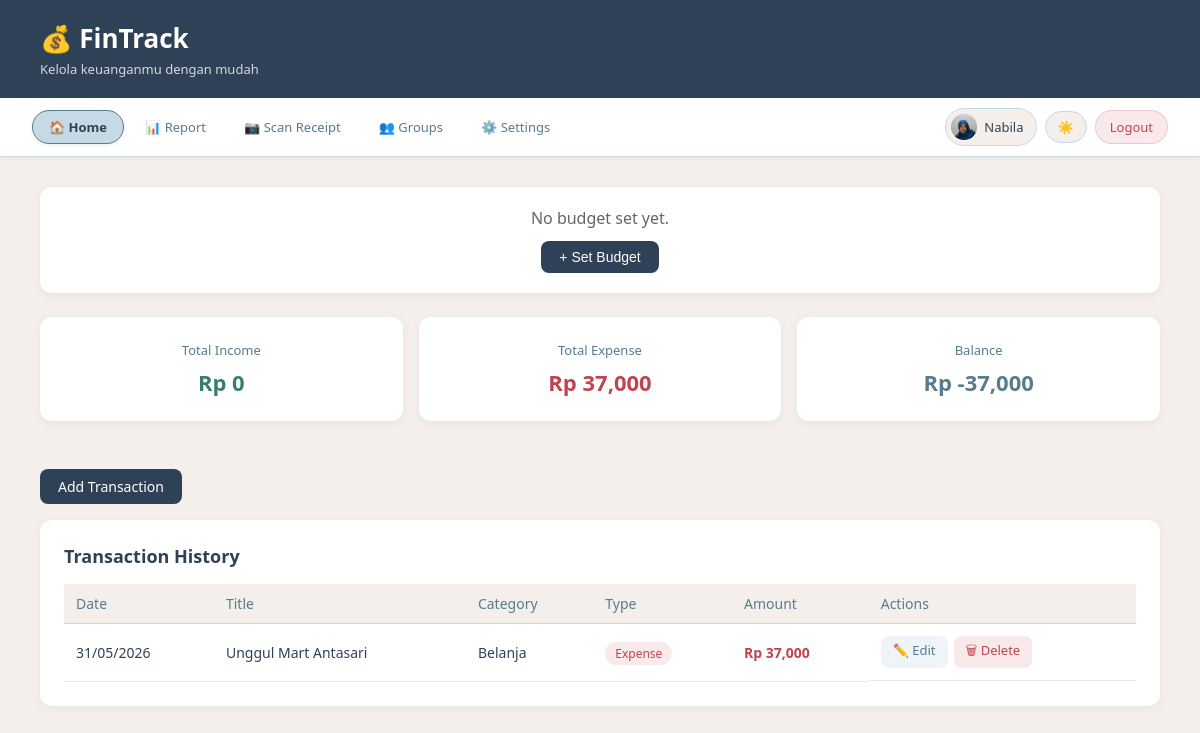
Before: /index (signed in) with the older database file.
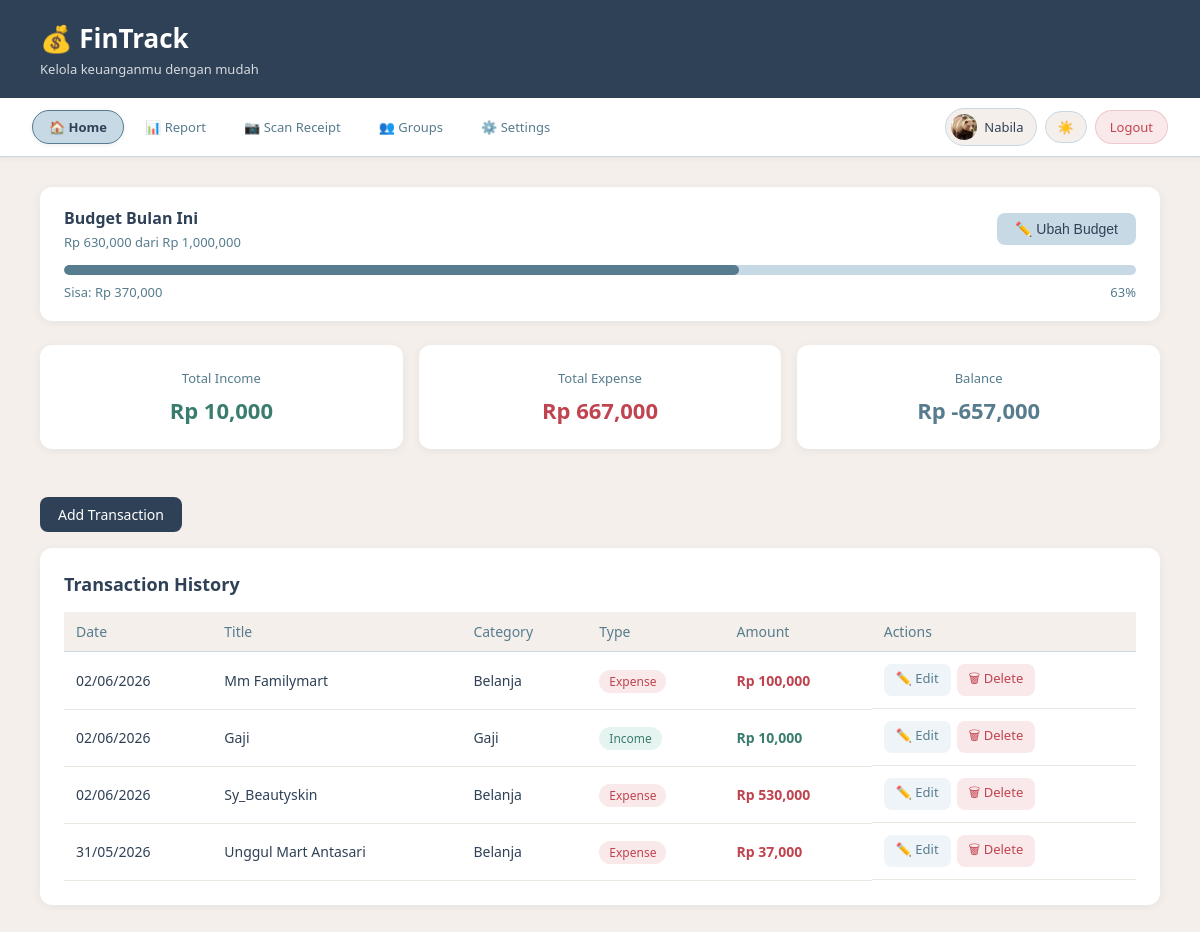
After: the same page with the newer database file.
### app.py (models this page shows)
class User(UserMixin, db.Model):
    id           = db.Column(db.Integer, primary_key=True)
    name         = db.Column(db.String(100), nullable=False)
    email        = db.Column(db.String(100), unique=True, nullable=False)
    password     = db.Column(db.String(200), nullable=False)
    photo        = db.Column(db.String(200), nullable=True)
    language     = db.Column(db.String(5),  default='id')
    theme        = db.Column(db.String(10), default='light')
    notif_popup  = db.Column(db.Boolean,    default=True)
    timezone     = db.Column(db.String(50), default='Asia/Jakarta')
    created_at   = db.Column(db.DateTime,   default=datetime.utcnow)
    transactions = db.relationship('Transaction', backref='user', lazy=True)

class Transaction(db.Model):
    id       = db.Column(db.Integer, primary_key=True)
    title    = db.Column(db.String(100), nullable=False)
    amount   = db.Column(db.Float,       nullable=False)
    category = db.Column(db.String(50),  nullable=False)
    type     = db.Column(db.String(10),  nullable=False)
    date     = db.Column(db.DateTime,    default=datetime.utcnow)
    note     = db.Column(db.String(200), nullable=True)
    user_id  = db.Column(db.Integer, db.ForeignKey('user.id'), nullable=False)

class Budget(db.Model):
    id         = db.Column(db.Integer, primary_key=True)
    user_id    = db.Column(db.Integer, db.ForeignKey('user.id'), nullable=False)
    amount     = db.Column(db.Float,      nullable=False)
    period     = db.Column(db.String(10), nullable=False)  # daily / weekly / monthly
    created_at = db.Column(db.DateTime,   default=datetime.utcnow)

### app.py (the view)
@app.route('/index')
@login_required
def index():
    transactions  = Transaction.query.filter_by(user_id=current_user.id)\
                               .order_by(Transaction.date.desc()).all()
    total_income  = sum(t.amount for t in transactions if t.type == 'income')
    total_expense = sum(t.amount for t in transactions if t.type == 'expense')
    balance       = total_income - total_expense
    budget_status = get_budget_status(current_user.id)
    budget        = Budget.query.filter_by(user_id=current_user.id).first()
    return render_template('index.html',
                           transactions=transactions,
                           total_income=total_income,
                           total_expense=total_expense,
                           balance=balance,
                           budget_status=budget_status,
                           budget=budget)

### app.py (called while the page is built)
@login_manager.user_loader
def load_user(user_id):
    return User.query.get(int(user_id))

@app.context_processor
def inject_translation():
    lang = current_user.language if current_user.is_authenticated else 'id'
    return dict(t=get_translation(lang))

### translations.py (called while the page is built)
def get_translation(lang='id'):
    return TRANSLATIONS.get(lang, TRANSLATIONS['id'])

### templates/index.html (shortened to what this page needs)
<!DOCTYPE html>
<html lang="id" id="html-root">
<head>
    <link rel="stylesheet" href="{{ url_for('static', filename='style.css') }}">
</head>
<body>
<header>
    <h1>💰 FinTrack</h1>
    <p>Kelola keuanganmu dengan mudah</p>
</header>
<nav class="navbar">
    <a href="/index" class="nav-link active">🏠 {{ t['nav_home'] }}</a>
    <a href="/report" class="nav-link">📊 {{ t['nav_report'] }}</a>
    <a href="/scan" class="nav-link">📷 {{ t['nav_scan'] }}</a>
    <a href="/groups" class="nav-link">👥 {{ t['nav_sharing'] }}</a>
    <a href="/settings" class="nav-link">⚙️ {{ t['nav_settings'] }}</a>
    <div class="nav-right">
        <div class="user-chip">
            <div class="user-avatar">
                {% if current_user.photo %}
                    <img src="{{ url_for('static', filename='uploads/' + current_user.photo) }}" alt="foto">
                {% else %}
                    👤
                {% endif %}
            </div>
            <span>{{ current_user.name }}</span>
        </div>
        <button class="theme-toggle" onclick="toggleTheme()">
            <span class="theme-icon">☀️</span>
        </button>
        <a href="/logout" class="btn-logout">{{ t['nav_logout'] }}</a>
    </div>
</nav>
<main>
{% if budget_status %}
<div class="card budget-card">
    <div class="budget-header">
        <div>
            <h3>Budget {{ budget_status.period_label }}</h3>
            <p class="budget-sub">
                Rp {{ "{:,.0f}".format(budget_status.total_expense) }}
                dari Rp {{ "{:,.0f}".format(budget_status.amount) }}
            </p>
        </div>
        <button class="btn btn-secondary" onclick="toggleBudgetForm()">
            ✏️ Ubah Budget
        </button>
    </div>
    <div class="progress-bar-bg">
        <div class="progress-bar-fill
            {% if budget_status.percentage >= 100 %}fill-danger
            {% elif budget_status.percentage >= 90 %}fill-warning
            {% else %}fill-safe{% endif %}"
            style="width: {{ budget_status.percentage }}%">
        </div>
    </div>
    <div class="budget-footer">
        <span class="{{ 'text-expense' if budget_status.remaining <= 0 else '' }}">
            {% if budget_status.remaining > 0 %}
                Sisa: Rp {{ "{:,.0f}".format(budget_status.remaining) }}
            {% else %}
                Melebihi budget: Rp {{ "{:,.0f}".format(budget_status.remaining * -1) }}
            {% endif %}
        </span>
        <span>{{ "{:.0f}".format(budget_status.percentage) }}%</span>
    </div>
</div>
{% endif %}
{% if not budget_status %}
<div class="card budget-card" style="text-align:center; padding:20px;">
    <p style="color:#666; margin-bottom:12px;">{{ t['no_budget_set'] }}</p>
    <button class="btn btn-primary" onclick="toggleBudgetForm()">+ {{ t['set_budget'] }}</button>
</div>
{% endif %}
    <div class="summary-grid">
        <div class="card summary-card income">
            <p class="label">{{ t['total_income'] }}</p>
            <p class="amount">Rp {{ "{:,.0f}".format(total_income) }}</p>
        </div>
        <div class="card summary-card expense">
            <p class="label">{{ t['total_expense'] }}</p>
            <p class="amount">Rp {{ "{:,.0f}".format(total_expense) }}</p>
        </div>
        <div class="card summary-card balance">
            <p class="label">{{ t['balance'] }}</p>
            <p class="amount">Rp {{ "{:,.0f}".format(balance) }}</p>
        </div>
    </div>
    <div class="action-bar">
        <a href="/add" class="btn btn-primary">{{ t['add_transaction'] }}</a>
    </div>
    <div class="card">
        <h2>{{ t['transaction_history'] }}</h2>
        {% if transactions %}
        <table>
            <thead>
                <tr>
                    <th>{{ t['date'] }}</th>
                    <th>{{ t['title'] }}</th>
                    <th>{{ t['category'] }}</th>
                    <th>{{ t['type'] }}</th>
                    <th>{{ t['amount'] }}</th>
                    <th>{{ t['actions'] }}</th>
                </tr>
            </thead>
            <tbody>
                {% for trx in transactions %}
<tr>
    <td>{{ trx.date.strftime('%d/%m/%Y') }}</td>
    <td>{{ trx.title }}</td>
    <td>{{ trx.category }}</td>
    <td>
        <span class="badge {{ 'badge-income' if trx.type == 'income' else 'badge-expense' }}">
            {{ t['income'] if trx.type == 'income' else t['expense'] }}
        </span>
    </td>
    <td class="{{ 'text-income' if trx.type == 'income' else 'text-expense' }}">
        Rp {{ "{:,.0f}".format(trx.amount) }}
    </td>
    <td style="display:flex; gap:6px;">
        <a href="/edit/{{ trx.id }}" class="btn btn-edit">✏️ {{ t['edit'] }}</a>
        <a href="/delete/{{ trx.id }}" class="btn btn-danger"
           onclick="return confirm('Yakin mau hapus?')">🗑 {{ t['delete'] }}</a>
    </td>
</tr>
{% endfor %}
            </tbody>
        </table>
        {% else %}
            <p class="empty-msg">{{ t['no_transaction'] }}</p>
        {% endif %}
    </div>
</main>
</body>
</html>

Changed rows visible on the page:
changed User "Nabila": photo: a different picture
added Budget: amount "1,000,000"
added Transaction: date "02/06/2026", title "Mm Familymart", category "Belanja", type "Expense", amount "100,000", edit "Edit", delete "Delete"
added Transaction: date "02/06/2026", title "Gaji", category "Gaji", type "Income", amount "10,000", edit "Edit", delete "Delete"
added Transaction: date "02/06/2026", title "Sy_Beautyskin", category "Belanja", type "Expense", amount "530,000", edit "Edit", delete "Delete"
Other visible differences:
{{ budget_status.period_label }}: (not shown) → "Bulan Ini"
{{ "{:,.0f}".format(budget_status.total_expense) }}: (not shown) → "630,000"
{{ "{:,.0f}".format(budget_status.remaining) }}: (not shown) → "370,000"
{{ "{:.0f}".format(budget_status.percentage) }}: (not shown) → "63"
{{ "{:,.0f}".format(total_income) }}: "0" → "10,000"
{{ "{:,.0f}".format(total_expense) }}: "37,000" → "667,000"
{{ "{:,.0f}".format(balance) }}: "-37,000" → "-657,000"
{{ t['no_budget_set'] }}: "No budget set yet." → (not shown)
{{ t['set_budget'] }}: "Set Budget" → (not shown)
text now shown: "Budget Rp dari Rp ✏️ Ubah Budget Sisa: Rp %"
